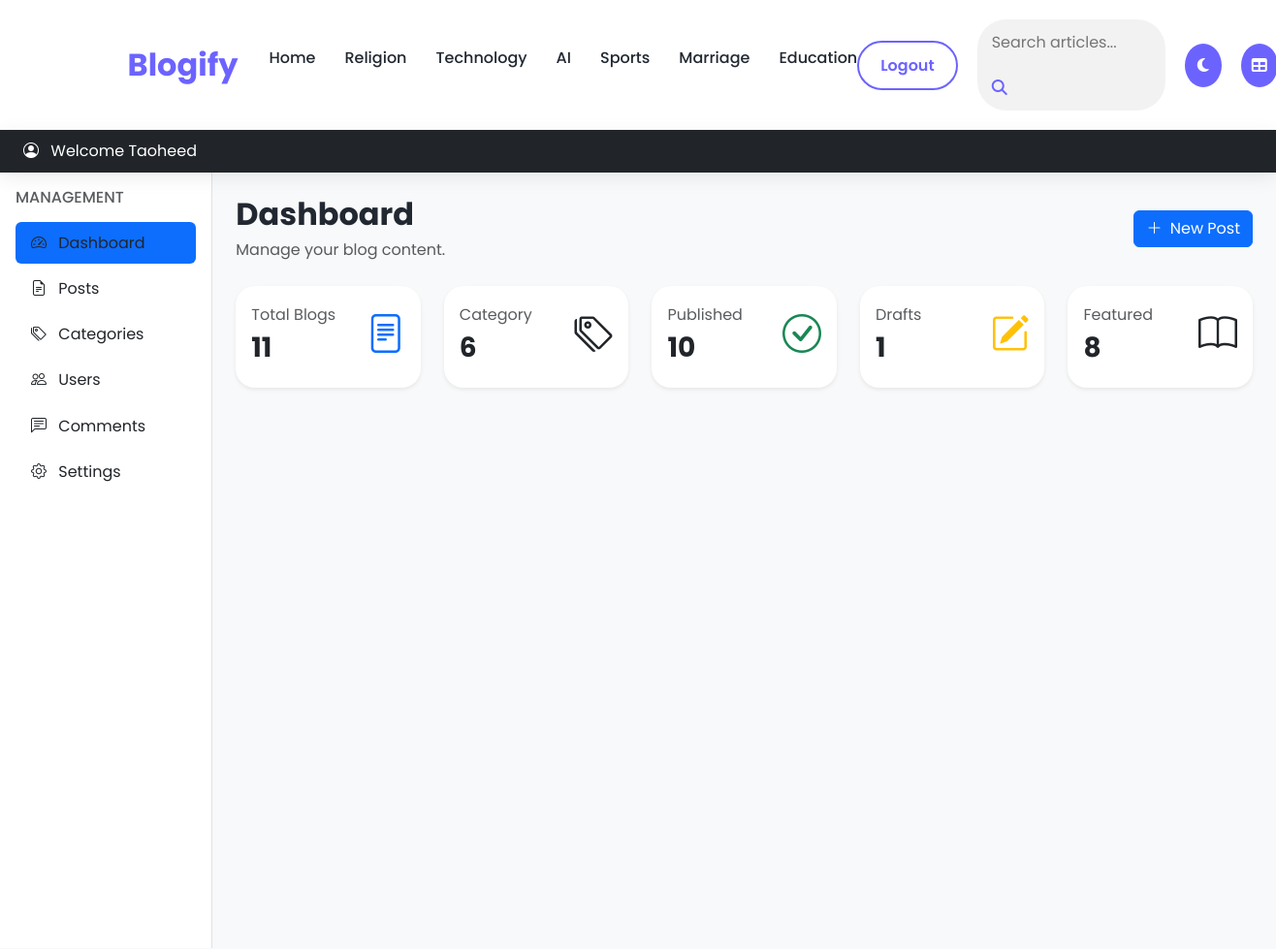
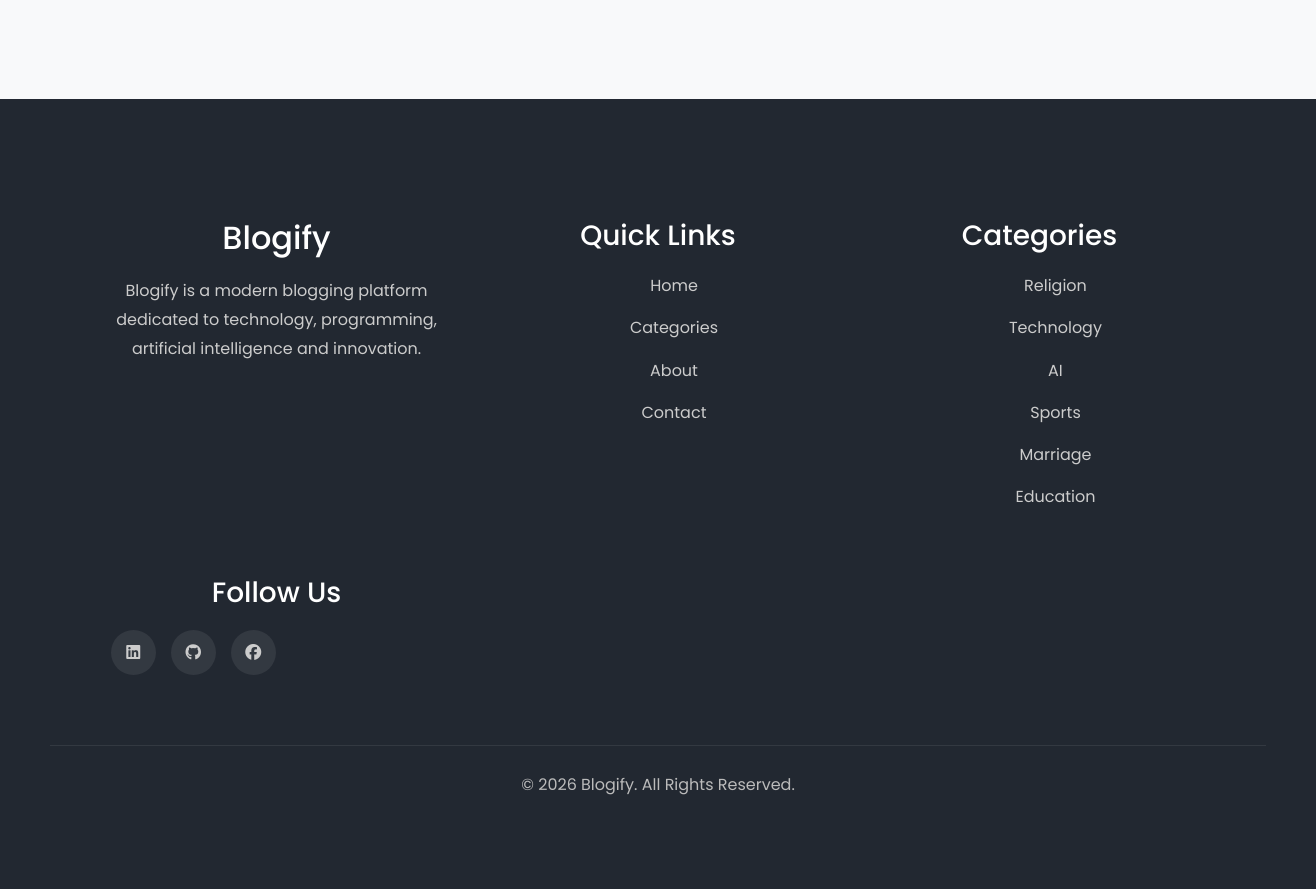
The app's page /dashboards/ (signed in) with its own data (2 pictures, top to bottom).
### blogs/models.py (models this page shows)
class Category(models.Model):
    title = models.CharField(max_length=100, unique=True)
    created_at = models.DateTimeField(auto_now_add=True)
    updated_at = models.DateTimeField(auto_now=True)
    class Meta:
        verbose_name_plural = 'Categories'
    def __str__(self):
        return self.title

### about/models.py (models this page shows, shortened)
class SocialLinks(models.Model):
    social_platform = models.CharField(max_length=200)
    social_link = models.URLField(max_length=200)
    created_at = models.DateTimeField(auto_now_add=True)
    updated_at = models.DateTimeField(auto_now=True)
    class Meta:
        verbose_name_plural = 'Social Links'

### dashboards/views.py (the view)
# urls.py: path('', views.dashboard, name='dashboard'),
@login_required(login_url='login')
def dashboard(request):
    blog_count = Blog.objects.all().count()
    category_count = Category.objects.all().count()
    featured_count = Blog.objects.filter(is_featured=True).count()
    published_count = Blog.objects.filter(status='Published').count()
    drafted_count = Blog.objects.filter(status='Draft').count()
    context = {
        "blog_count": blog_count,
        "category_count": category_count,
        "featured_count": featured_count,
        "published_count": published_count,
        "drafted_count": drafted_count
    }
    return render(request,'dashboards/dashboard.html', context=context)

### blogs/context_processors.py (called while the page is built)
def get_categories(request):
    categories = Category.objects.all()
    return dict(categories=categories)

def get_social_links(request):
    social_links = SocialLinks.objects.all()
    return dict(social_links=social_links)

### templates/dashboards/dashboard.html
{% extends 'base.html' %}
{% block content %}
<body class="bg-light">
<div class="container-fluid">
<div class="row">
{% include 'dashboards/sidebar.html' %}
    <main class="col-md-10 p-4">
        <div class="d-flex
                    justify-content-between
                    align-items-center
                    mb-4">
            <div>
                <h2 class="fw-bold mb-1">
                    Dashboard
                </h2>
                <p class="text-muted mb-0">
                    Manage your blog content.
                </p>
            </div>
            <a href="{% url 'add_new_post' %}"
               class="btn btn-primary">
                <i class="bi bi-plus-lg me-1"></i>
                New Post
            </a>
        </div>
        <div class="row g-4 mb-4">
            <div class="col-lg">
                <div class="card border-0 shadow-sm">
                    <div class="card-body">
                        <div class="d-flex
                                    justify-content-between">
                            <div>
                                <p class="text-muted mb-1">
                                    Total Blogs
                                </p>
                                <h3 class="fw-bold">
                                    {{blog_count}}
                                </h3>
                            </div>
                            <i class="bi bi-file-text
                                      fs-1 text-primary"></i>
                        </div>
                    </div>
                </div>
            </div>
            <div class="col-lg">
                <div class="card border-0 shadow-sm">
                    <div class="card-body">
                        <div class="d-flex
                                    justify-content-between">
                            <div>
                                <a href="{% url 'category_dashboard' %}">
                                    <p class="text-muted mb-1">
                                    Category
                                </p>
                                </a>
                                <h3 class="fw-bold">
                                    {{category_count}}
                                </h3>
                            </div>
                            <i class="bi bi-tags
                                      fs-1 text"></i>
                        </div>
                    </div>
                </div>
            </div>
            <div class="col-lg">
                <div class="card border-0 shadow-sm">
                    <div class="card-body">
                        <div class="d-flex
                                    justify-content-between">
                            <div>
                                <p class="text-muted mb-1">
                                    Published
                                </p>
                                <h3 class="fw-bold">
                                    {{published_count}}
                                </h3>
                            </div>
                            <i class="bi bi-check-circle
                                      fs-1 text-success"></i>
                        </div>
                    </div>
                </div>
            </div>
            <div class="col-lg">
                <div class="card border-0 shadow-sm">
                    <div class="card-body">
                        <div class="d-flex
                                    justify-content-between">
                            <div>
                                <p class="text-muted mb-1">
                                    Drafts
                                </p>
                                <h3 class="fw-bold">
                                    {{drafted_count}}
                                </h3>
                            </div>
                            <i class="bi bi-pencil-square
                                      fs-1 text-warning"></i>
                        </div>
                    </div>
                </div>
            </div>
            <div class="col-lg">
                <div class="card border-0 shadow-sm">
                    <div class="card-body">
                        <div class="d-flex
                                    justify-content-between">
                            <div>
                                <p class="text-muted mb-1">
                                    Featured
                                </p>
                                <h3 class="fw-bold">
                                    {{featured_count}}
                                </h3>
                            </div>
                            <i class="bi bi-book
                                      fs-1 text-end"></i>
                        </div>
                    </div>
                </div>
            </div>
        </div>
    </main>
</div>
</div>
{% endblock %}

### templates/base.html (shortened to what this page needs)
<!DOCTYPE html>
{% load static %}
<html lang="en">
<head>
    <link href="https://cdn.jsdelivr.net/npm/bootstrap@5.3.3/dist/css/bootstrap.min.css" rel="stylesheet">
    <link rel="stylesheet" href="https://cdn.jsdelivr.net/npm/bootstrap-icons@1.11.3/font/bootstrap-icons.min.css">
    <link rel="stylesheet"
          href="https://cdnjs.cloudflare.com/ajax/libs/font-awesome/6.6.0/css/all.min.css">
    <link rel="stylesheet" href="{% static 'css/home.css' %}">
</head>
<body>
    <nav>
        <div class="logo">
            Blogify
        </div>
        <ul class="nav-links">
            <li>
                <a href="{% url 'home' %}">Home</a>
            </li>
            {% for category in categories %}
            <li><a href="{% url 'categorical_posts' category.id %}">{{category}}</a></li>
            {% endfor %}
        </ul>
        <div class="nav-actions">
            {% if not user.is_authenticated %}
            <div class="auth-buttons">
                <a href="{% url 'login' %}" class="login-btn">
                    Login
                </a>
                <a href="{% url 'register' %}" class="register-btn">
                    Register
                </a>
            </div>
            {% else %}
            <div class="auth-buttons">
                <a href="{% url 'logout' %}" class="login-btn">Logout</a>
            </div>
            {% endif %}
            <div class="search-box">
                <form action="{% url 'search_blogs' %}" method="get">
                    <input
                    type="text"
                    name="keyword"
                    placeholder="Search articles...">
                    <button class="search-btn" type="submit" id="search-button">
                        <i class="fas fa-search"></i>
                    </button>
                </form>
            </div>
            <button class="theme-btn">
                <i class="fas fa-moon"></i>
            </button>
            {% if user.is_authenticated %}
            <button class="theme-btn">
                <a href="{% url 'dashboard' %}" style="color: white"><i class="fas fa-table"></i></a>
            </button>
            {% endif %}
        </div>
    </nav>
{% if user.is_authenticated %}
<nav class="navbar navbar-dark bg-dark px-4">
    <div class="d-flex align-items-center gap-6 text-white">
        <span>
            <i class="bi bi-person-circle me-2"></i>
            Welcome {{ user }}
        </span>
    </div>
</nav>
{% endif %}
{% block content %}
{% endblock %}
 <footer>
        <div class="footer-container">
            <div class="footer-about">
                <h2>
                    Blogify
                </h2>
                <p>
                    Blogify is a modern blogging platform
                    dedicated to technology, programming,
                    artificial intelligence and innovation.
                </p>
            </div>
            <div class="footer-links">
                <h3>
                    Quick Links
                </h3>
                <ul>
                    <li>
                        <a href="{% url 'home' %}">
                            Home
                        </a>
                    </li>
                    <li>
                        <a href="{% url 'category_dashboard' %}">
                            Categories
                        </a>
                    </li>
                    <li>
                        <a href="#">
                            About
                        </a>
                    </li>
                    <li>
                        <a href="#">
                            Contact
                        </a>
                    </li>
                </ul>
            </div>
            <div class="footer-categories">
                <h3>
                    Categories
                </h3>
                <ul>
                    {% for category in categories %}
                    <li><a href="#">{{category}}</a></li>
                    {% endfor %}
                </ul>
            </div>
            <div class="footer-social">
                <h3>
                    Follow Us
                </h3>
                <div class="social-icons">
                    {% if social_links %}
                        {% for link in social_links %}
                        <a href="{{link.social_link}}"><i class="fab fa-{{link.social_platform}}"></i></a>
                        {% endfor %}
                    {% endif %}
                </div>
            </div>
        </div>
        <div class="copyright">
            <p>
                © 2026 Blogify.
                All Rights Reserved.
            </p>
        </div>
    </footer>
</body>
</html>

### static/css/home.css (style rules this page uses)
* { margin:0; padding:0; box-sizing:border-box; font-family:Poppins,sans-serif; }
body { background:#F8F9FD; color:#333; }
nav { display:flex; justify-content:space-between; align-items:center; padding:20px 10%; background:white; position:sticky; top:0; z-index:100; box-shadow:0 5px 20px rgba(0,0,0,.08); }
.nav-actions { display: flex; align-items: center; gap: 20px; }
.auth-buttons { display: flex; align-items: center; gap: 12px; }
.auth-buttons a { text-decoration: none; font-weight: 600; padding: 10px 22px; border-radius: 30px; transition: 0.3s ease; }
.login-btn { color: #6c63ff; border: 2px solid #6c63ff; background: transparent; }
.search-box { display: flex; align-items: center; overflow: hidden; border-radius: 30px; background: #f2f2f2; }
.search-box input { border: none; outline: none; padding: 10px 15px; background: transparent; width: 180px; }
.search-btn { border: none; background: transparent; padding: 10px 15px; cursor: pointer; color: #6c63ff; }
.theme-btn { width: 45px; height: 45px; border: none; border-radius: 50%; background: #6c63ff; color: #ffffff; cursor: pointer; transition: 0.3s ease; }
.logo { font-size:30px; font-weight:bold; color:#6C63FF; }
nav ul { display:flex; list-style:none; gap:30px; }
nav a { text-decoration:none; color:#444; font-weight:500; }
.card { background:white; border-radius:20px; overflow:hidden; transition:.4s; box-shadow:0 15px 30px rgba(0,0,0,.08); }
footer { margin-top:50px; background:#222831; color:white; padding:50px; text-align:center; }
:root { --primary:#6C63FF; --secondary:#FF6584; --accent:#00D4FF; --warning:#FFD93D; --dark:#222831; --dark-light:#2f3640; --white:#ffffff; --light:#f8f9fd; --gray:#777777; --border:#e5e5e5; --shadow:0 15px 40px rgba(0,0,0,.08); --transition:.35s ease; }
* { margin:0; padding:0; box-sizing:border-box; }
html { scroll-behavior:smooth; }
body { font-family:"Poppins",sans-serif; background:var(--light); color:var(--dark); line-height:1.7; }
a { text-decoration:none; color:inherit; }
ul { list-style:none; }
button { cursor:pointer; font-family:inherit; }
input, select { font-family:inherit; outline:none; }
.logo { font-size:32px; font-weight:700; color:var(--primary); }
.nav-links { display:flex; gap:30px; }
.nav-links li { position:relative; }
.nav-links a { color:var(--dark); font-weight:500; transition:var(--transition); }
.nav-links a::after { content:""; position:absolute; left:0; bottom:-8px; width:0; height:3px; background:var(--secondary); transition:.3s; }
.card { background:var(--white); border-radius:20px; overflow:hidden; box-shadow:var(--shadow); transition:var(--transition); }
footer { margin-top:100px; background:var(--dark); color:var(--white); }
.footer-container { width:90%; max-width:1400px; margin:auto; display:grid; grid-template-columns:repeat(auto-fit,minmax(250px,1fr)); gap:50px; padding:70px 0; }
.footer-container h2, .footer-container h3 { margin-bottom:20px; }
.footer-container p { color:#cccccc; line-height:1.8; }
.footer-container ul { display:flex; flex-direction:column; gap:15px; }
.footer-container a { color:#cccccc; transition:var(--transition); }
.social-icons { display:flex; gap:15px; }
.social-icons a { width:45px; height:45px; display:flex; justify-content:center; align-items:center; background:rgba(255,255,255,.08); border-radius:50%; transition:var(--transition); }
.copyright { text-align:center; padding:25px; border-top:1px solid rgba(255,255,255,.08); color:#bbbbbb; }
.card, .latest-post, .author-box, .post-navigation a, .sidebar-widget { transition:all .35s ease; }
* { margin: 0; padding: 0; box-sizing: border-box; }

### records on screen
Category: title "Religion"
Category: title "Technology"
Category: title "AI"
Category: title "Sports"
Category: title "Marriage"
Category: title "Education"

### other values on screen
{{ user }} "Taoheed"
{{ blog_count }} "11"
{{ category_count }} "6"
{{ published_count }} "10"
{{ drafted_count }} "1"
{{ featured_count }} "8"
